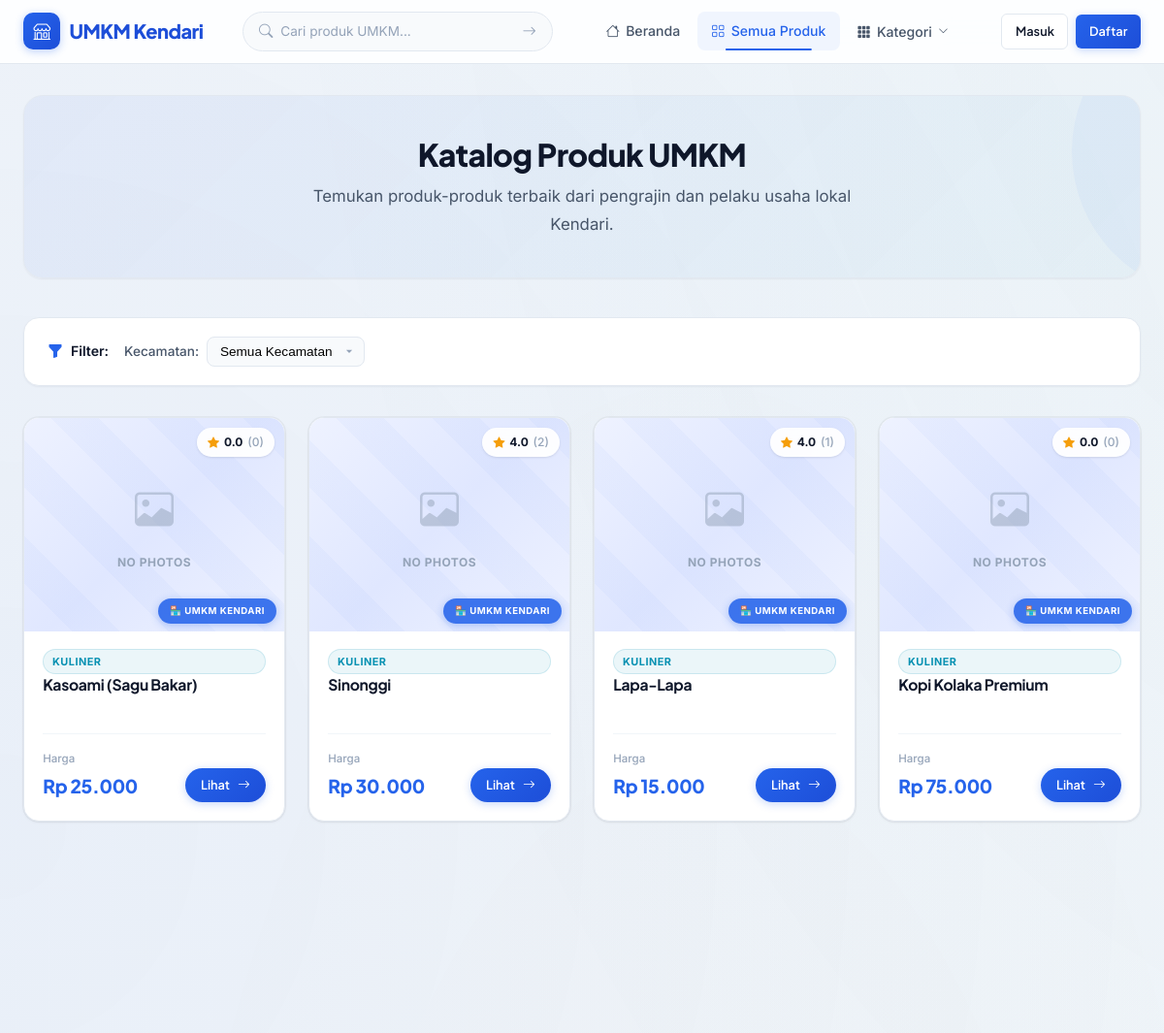
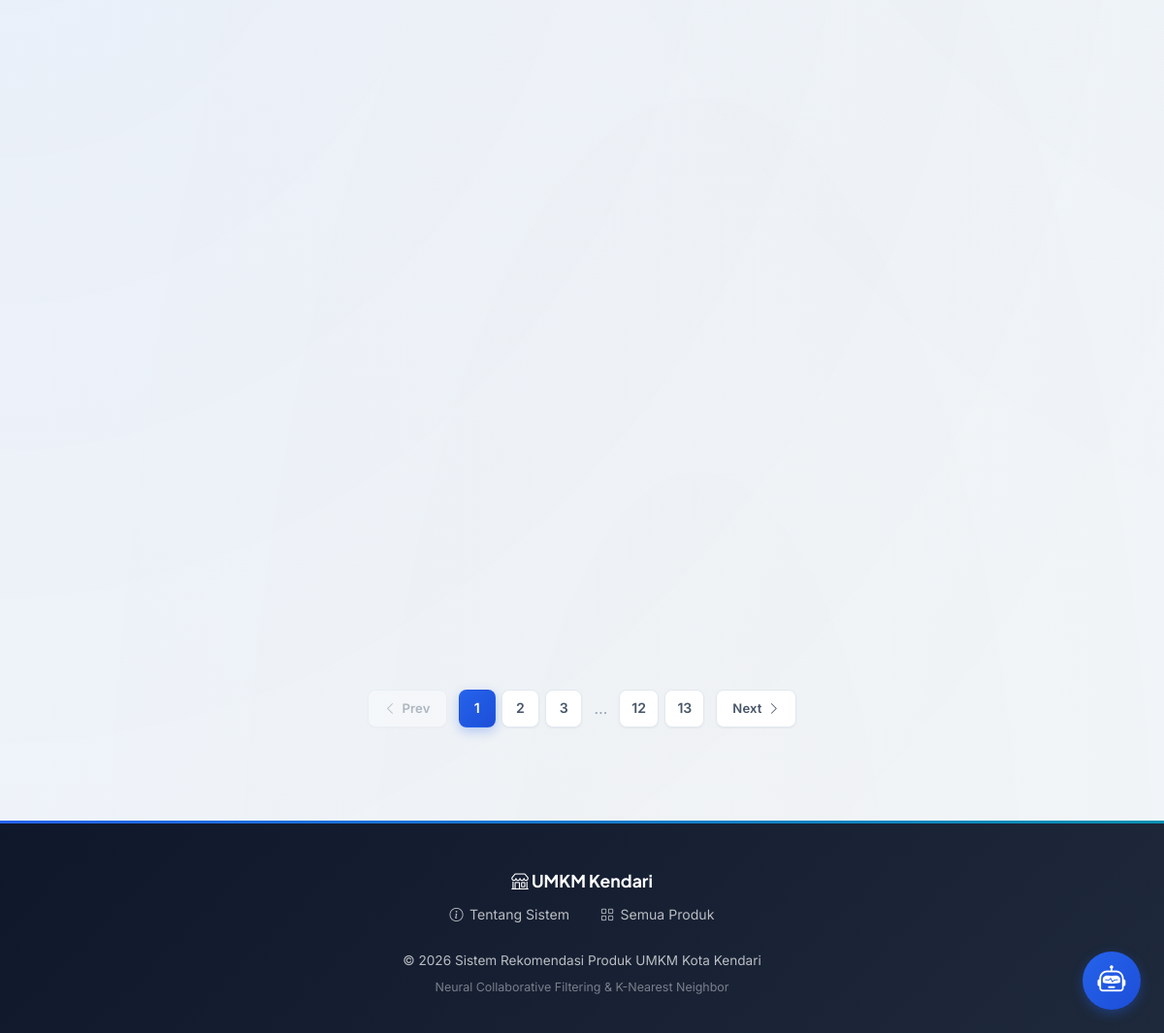
/produk, run on an earlier commit of the app's database (2 pictures, top to bottom).
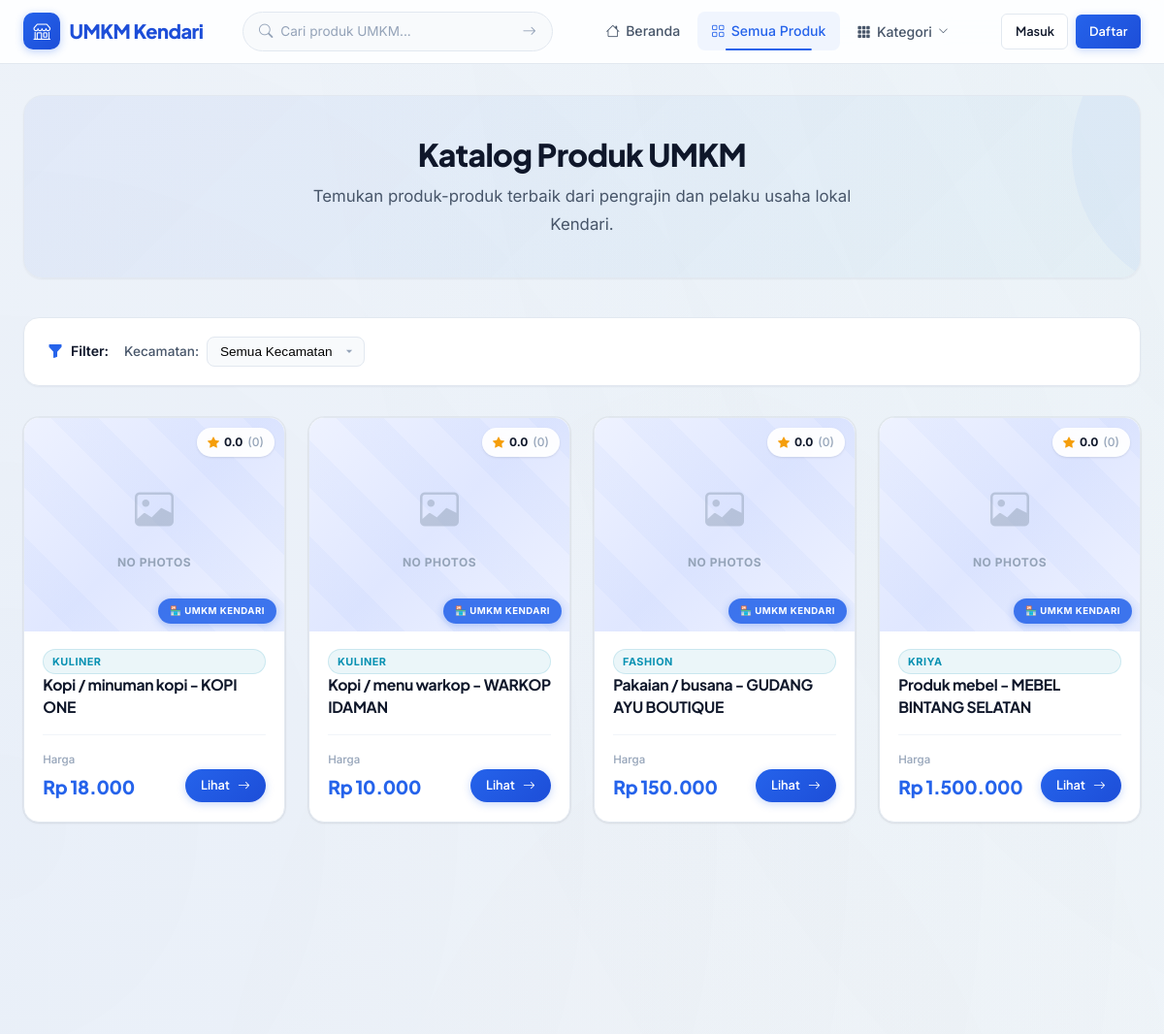
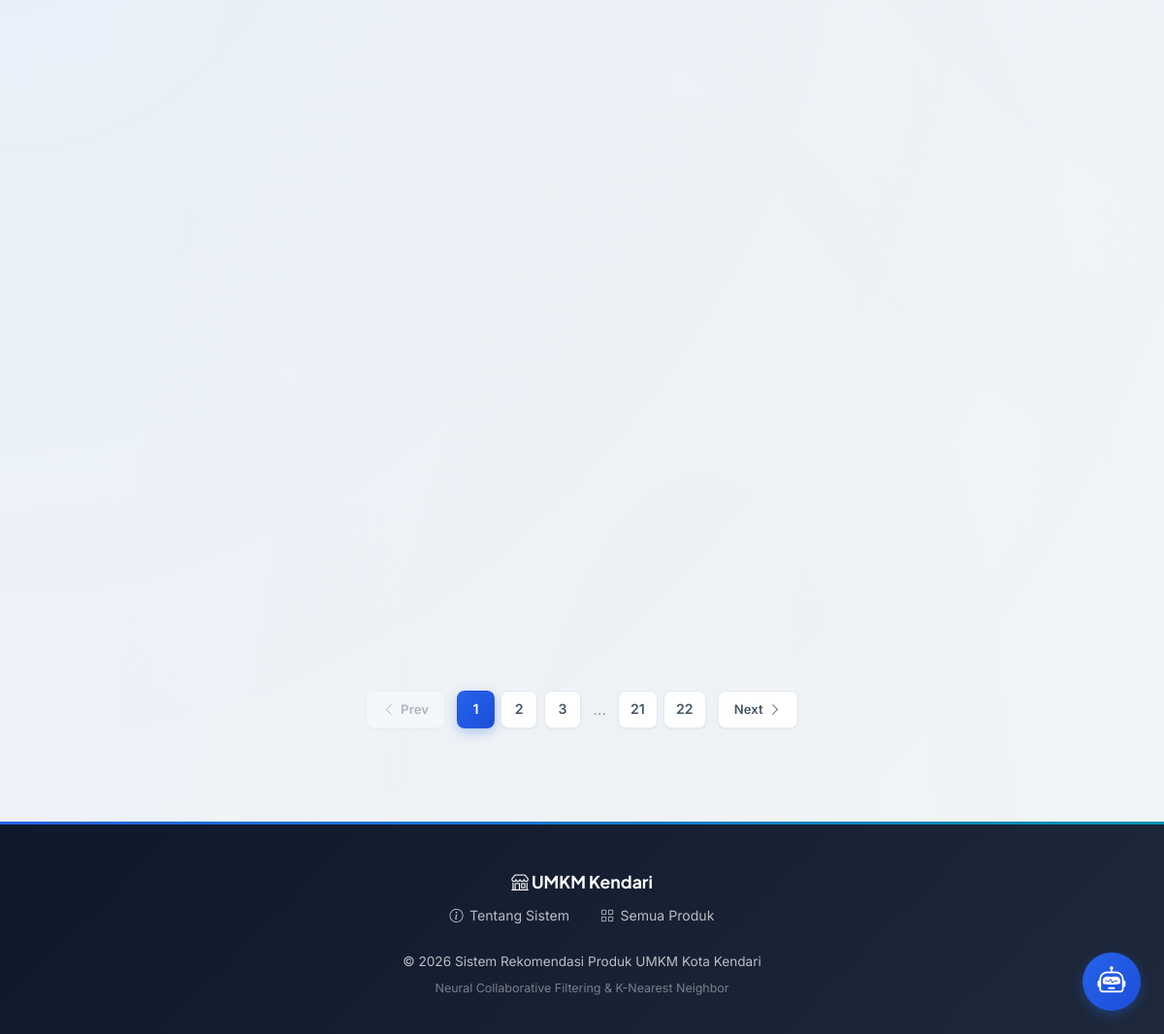
And on a later commit of the database (2 pictures, top to bottom).
### tables this page shows
CREATE TABLE produk (
            id INTEGER PRIMARY KEY AUTOINCREMENT,
            nama TEXT NOT NULL,
            deskripsi TEXT DEFAULT '',
            harga REAL NOT NULL DEFAULT 0,
            stok INTEGER NOT NULL DEFAULT 0,
            gambar TEXT DEFAULT 'default.jpg',
            kategori_id INTEGER,
            seller_id INTEGER NOT NULL,
            created_at TIMESTAMP DEFAULT CURRENT_TIMESTAMP, tersedia INTEGER NOT NULL DEFAULT 1, kecamatan TEXT DEFAULT 'Kendari',
            FOREIGN KEY (kategori_id) REFERENCES kategori(id) ON DELETE SET NULL,
            FOREIGN KEY (seller_id) REFERENCES users(id) ON DELETE CASCADE
        );

### routes/main.py (the view)
@main_bp.route('/produk')
def list_produk():
    kecamatan = request.args.get('kecamatan', '')
    kategori_id = request.args.get('kategori', type=int)
    page = request.args.get('page', 1, type=int)
    per_page = 12
    if kecamatan:
        all_produk = Produk.get_by_kecamatan(kecamatan)
    elif kategori_id:
        all_produk = Produk.get_by_kategori(kategori_id)
    else:
        all_produk = Produk.get_all()
    total = len(all_produk)
    total_pages = max(1, (total + per_page - 1) // per_page)
    page = min(page, total_pages)
    start = (page - 1) * per_page
    produk_list = all_produk[start:start + per_page]
    kategori_list = Kategori.get_all()
    kecamatan_list = Produk.get_kecamatan_list()
    return render_template('produk/list.html',
                           produk_list=produk_list,
                           kategori_list=kategori_list,
                           kecamatan_list=kecamatan_list,
                           selected_kecamatan=kecamatan,
                           page=page,
                           total_pages=total_pages,
                           total=total)

### models/database.py (called while the page is built)
def get_db():
    from flask import g
    if 'db' not in g:
        g.db = sqlite3.connect(DATABASE)
        g.db.row_factory = sqlite3.Row
        g.db.execute("PRAGMA foreign_keys = ON")
    return g.db

### models/kategori.py (called while the page is built)
    @staticmethod
    def get_all():
        db = get_db()
        rows = db.execute('SELECT * FROM kategori ORDER BY nama').fetchall()
        return [Kategori(**dict(row)) for row in rows]

### models/produk.py (called while the page is built)
    @staticmethod
    def _base_query():
        return '''
            SELECT p.*,
                   k.nama as kategori_nama,
                   u.nama_lengkap as seller_nama,
                   u.no_telepon as seller_no_telepon,
                   COALESCE(AVG(r.score), 0) as avg_rating,
                   COUNT(r.id) as total_rating
            FROM produk p
            LEFT JOIN kategori k ON p.kategori_id = k.id
            LEFT JOIN users u ON p.seller_id = u.id
            LEFT JOIN ratings r ON p.id = r.produk_id
        '''

    @staticmethod
    def get_all(limit=None, kecamatan=None):
        db = get_db()
        query = Produk._base_query()
        params = []
        if kecamatan:
            query += ' WHERE p.kecamatan = ?'
            params.append(kecamatan)
        query += ' GROUP BY p.id ORDER BY p.created_at DESC'
        if limit:
            query += f' LIMIT {limit}'
        rows = db.execute(query, params).fetchall()
        return [Produk(**dict(row)) for row in rows]

    @staticmethod
    def get_kecamatan_list():
        db = get_db()
        rows = db.execute('SELECT DISTINCT kecamatan FROM produk ORDER BY kecamatan').fetchall()
        return [row['kecamatan'] for row in rows]

### templates/produk/list.html (shortened to what this page needs)
{% extends "base.html" %}
{% block content %}
<div class="container" style="padding-top: 2rem;">
    <div class="page-hero">
        {% if search_keyword %}
        <div class="page-hero-icon">
            <i class="bi bi-search"></i>
        </div>
        <h1>
            Hasil Pencarian: "<span style="color:var(--primary);">{{ search_keyword }}</span>"
        </h1>
        <p>Ditemukan <strong>{{ total }}</strong> produk UMKM yang sesuai dengan pencarian Anda.</p>
        {% else %}
        <h1>Katalog Produk UMKM</h1>
        <p>Temukan produk-produk terbaik dari pengrajin dan pelaku usaha lokal Kendari.</p>
        {% endif %}
    </div>
    <div class="filter-bar">
        <div style="display: flex; align-items: center; gap: 0.5rem;">
            <i class="bi bi-funnel-fill" style="color: var(--primary);"></i>
            <span style="font-weight: 600; color: var(--text-primary); font-size: 0.88rem;">Filter:</span>
        </div>
        <div style="display: flex; align-items: center; gap: 0.5rem;">
            <label for="kecamatan-select" style="font-size: 0.85rem; color: var(--text-secondary); font-weight: 500;">Kecamatan:</label>
            <select id="kecamatan-select" onchange="filterByKecamatan(this.value)">
                <option value="">Semua Kecamatan</option>
            </select>
        </div>
    </div>
    {% if produk_list %}
    <div class="product-grid">
        {% for produk in produk_list %}
        <div class="product-card" style="display: flex; flex-direction: column; height: 100%;">
            <div class="card-image" style="height: 220px; position: relative;">
                <a href="{{ url_for('main.detail_produk', produk_id=produk.id) }}" class="product-image-wrapper">
                    <div class="no-photo-placeholder" style="display: none; position: absolute; top: 0; left: 0; right: 0; bottom: 0;">
                        <i class="bi bi-image"></i>
                        <span>No Photos</span>
                    </div>
                </a>
                <div class="rating-badge">
                    <i class="bi bi-star-fill"></i> {{ "{:.1f}".format(produk.avg_rating) }} <span style="color: var(--text-muted); font-weight: 500;">({{ produk.total_rating }})</span>
                </div>
            </div>
            <div class="card-body" style="flex: 1; display: flex; flex-direction: column;">
                <div class="card-category">
                    {{ produk.kategori_nama or 'Umum' }}
                </div>
                <h3 class="card-title" style="min-height: 2.8rem; margin-bottom: auto;">
                    <a href="{{ url_for('main.detail_produk', produk_id=produk.id) }}">{{ produk.nama }}</a>
                </h3>
                <div class="card-footer-bar">
                    <div>
                        <div class="card-price-label">Harga</div>
                        <div class="card-price-value">Rp {{ "{:,.0f}".format(produk.harga).replace(',', '.') }}</div>
                    </div>
                    <a href="{{ url_for('main.detail_produk', produk_id=produk.id) }}" class="btn btn-primary btn-sm" style="border-radius: var(--radius-full); padding: 0.4rem 1rem;">
                        Lihat <i class="bi bi-arrow-right"></i>
                    </a>
                </div>
            </div>
        </div>
        {% endfor %}
    </div>
    {% if total_pages is defined and total_pages > 1 %}
    {% set qs_parts = [] %}
    {% if search_keyword %}{% set _ = qs_parts.append('q=' ~ search_keyword) %}{% endif %}
    {% if request.args.get('kategori') %}{% set _ = qs_parts.append('kategori=' ~ request.args.get('kategori')) %}{% endif %}
    {% if request.args.get('kecamatan') %}{% set _ = qs_parts.append('kecamatan=' ~ request.args.get('kecamatan')) %}{% endif %}
    {% set base_qs = qs_parts | join('&') %}
    {% set sep = '&' if base_qs else '' %}
    <div class="pagination-wrapper">
        {% if page > 1 %}
        <a href="?{{ base_qs }}{{ sep }}page={{ page - 1 }}" class="page-btn page-btn-nav">
            <i class="bi bi-chevron-left"></i> Prev
        </a>
        {% else %}
        <span class="page-btn page-btn-nav disabled"><i class="bi bi-chevron-left"></i> Prev</span>
        {% endif %}
        <div class="page-numbers">
            {% for p in range(1, total_pages + 1) %}
                {% if p == page %}
                <span class="page-btn active">{{ p }}</span>
                {% elif p <= 2 or p > total_pages - 2 or (p >= page - 2 and p <= page + 2) %}
                <a href="?{{ base_qs }}{{ sep }}page={{ p }}" class="page-btn">{{ p }}</a>
                {% elif p == 3 or p == total_pages - 2 %}
                <span class="page-ellipsis">…</span>
                {% endif %}
            {% endfor %}
        </div>
        {% if page < total_pages %}
        <a href="?{{ base_qs }}{{ sep }}page={{ page + 1 }}" class="page-btn page-btn-nav">
            Next <i class="bi bi-chevron-right"></i>
        </a>
        {% else %}
        <span class="page-btn page-btn-nav disabled">Next <i class="bi bi-chevron-right"></i></span>
        {% endif %}
    </div>
    {% endif %}
    {% endif %}
</div>
{% endblock %}

### templates/base.html (shortened to what this page needs)
<!DOCTYPE html>
<html lang="id">
<head>
    <link rel="stylesheet" href="{{ url_for('static', filename='css/style.css') }}">
    <link rel="stylesheet" href="https://cdn.jsdelivr.net/npm/bootstrap-icons@1.11.3/font/bootstrap-icons.min.css">
    <link rel="stylesheet" href="https://cdn.jsdelivr.net/npm/sweetalert2@11/dist/sweetalert2.min.css">
</head>
<body>
    <nav class="navbar" id="mainNav">
        <div class="container">
            <a href="{{ url_for('main.index') }}" class="navbar-brand">
                <span class="brand-icon"><i class="bi bi-shop"></i></span>
                UMKM Kendari
            </a>
            <form action="{{ url_for('main.search') }}" method="GET" class="nav-search">
                <i class="bi bi-search"></i>
                <input type="text" name="q" placeholder="Cari produk UMKM..." value="{{ request.args.get('q', '') }}">
                <button type="submit"><i class="bi bi-arrow-right"></i></button>
            </form>
            <ul class="navbar-nav">
                <li><a href="{{ url_for('main.index') }}" class="nav-link {% if request.endpoint == 'main.index' %}active{% endif %}"><i class="bi bi-house"></i> Beranda</a></li>
                <li><a href="{{ url_for('main.list_produk') }}" class="nav-link {% if request.endpoint == 'main.list_produk' and not request.args.get('kategori') %}active{% endif %}"><i class="bi bi-grid"></i> Semua Produk</a></li>
                {% if kategori_list %}
                <li class="nav-dropdown">
                    <button class="nav-link nav-dropdown-toggle" id="kategoriDropdownBtn" aria-expanded="false">
                        <i class="bi bi-grid-3x3-gap-fill"></i> Kategori
                        <i class="bi bi-chevron-down nav-dropdown-chevron"></i>
                    </button>
                </li>
                {% endif %}
            </ul>
            <div class="nav-auth">
                {% if current_user.is_authenticated %}
                    {% if current_user.role == 'admin' %}
                        <a href="{{ url_for('admin.dashboard') }}" class="btn btn-sm btn-secondary"><i class="bi bi-gear"></i> Admin</a>
                    {% elif current_user.role == 'seller' %}
                        <a href="{{ url_for('seller.dashboard') }}" class="btn btn-sm btn-secondary"><i class="bi bi-box"></i> Toko Saya</a>
                    {% else %}
                    {% endif %}
                    <a href="{{ url_for('main.profil') }}" class="btn btn-sm btn-secondary"><i class="bi bi-person"></i> {{ current_user.username }}</a>
                    <a href="{{ url_for('auth.logout') }}" class="btn btn-sm btn-danger"><i class="bi bi-box-arrow-right"></i></a>
                {% else %}
                    <a href="{{ url_for('auth.login') }}" class="btn btn-sm btn-secondary">Masuk</a>
                    <a href="{{ url_for('auth.register') }}" class="btn btn-sm btn-primary">Daftar</a>
                {% endif %}
            </div>
        </div>
    </nav>
    <main>
        {% block content %}{% endblock %}
    </main>
    <footer class="footer">
        <div class="container">
            <div class="footer-brand">
                <i class="bi bi-shop"></i> UMKM Kendari
            </div>
            <div class="footer-links">
                <a href="{{ url_for('main.tentang') }}"><i class="bi bi-info-circle"></i> Tentang Sistem</a>
                <a href="{{ url_for('main.list_produk') }}"><i class="bi bi-grid"></i> Semua Produk</a>
            </div>
            <p>&copy; 2026 Sistem Rekomendasi Produk UMKM Kota Kendari</p>
            <p style="margin-top: 0.3rem; font-size: 0.78rem; opacity: 0.6;">Neural Collaborative Filtering & K-Nearest Neighbor</p>
        </div>
    </footer>
    {% include "partials/chatbot_widget.html" %}
</body>
</html>

### templates/partials/chatbot_widget.html (shortened to what this page needs)
<div class="chatbot-widget-container">
    <button class="chatbot-fab" id="chatbotFab" title="Buka Chat Asisten">
        <i class="bi bi-robot"></i>
    </button>
</div>

### templates/partials/chatbot_widget.html (style rules this page uses)
.chatbot-widget-container { position: fixed; bottom: 24px; right: 24px; z-index: 9999; }
.chatbot-fab { width: 60px; height: 60px; border-radius: 50%; background: linear-gradient(135deg, var(--primary), var(--primary-dark)); color: white; border: none; box-shadow: 0 4px 12px rgba(37,99,235,0.35); font-size: 1.8rem; cursor: pointer; transition: transform 0.3s cubic-bezier(0.175, 0.885, 0.32, 1.275), box-shadow 0.3s ease; display: flex; align-items: center; justify-content: center; }

What changed in the data, as far as the page shows it:
no longer on this page (row unchanged): produk: avg_rating "0.0", total_rating "0", kategori_nama "KULINER", nama "Kasoami (Sagu Bakar)", harga "25.000"
no longer on this page (row unchanged): produk: avg_rating "4.0", total_rating "2", kategori_nama "KULINER", nama "Sinonggi", harga "30.000"
no longer on this page (row unchanged): produk: avg_rating "4.0", total_rating "1", kategori_nama "KULINER", nama "Lapa-Lapa", harga "15.000"
no longer on this page (row unchanged): produk: avg_rating "0.0", total_rating "0", kategori_nama "KULINER", nama "Kopi Kolaka Premium", harga "75.000"
added produk: avg_rating "0.0", total_rating "0", kategori_nama "KULINER", nama "Kopi / minuman kopi - KOPI ONE", harga "18.000"
added produk: avg_rating "0.0", total_rating "0", kategori_nama "KULINER", nama "Kopi / menu warkop - WARKOP IDAMAN", harga "10.000"
added produk: avg_rating "0.0", total_rating "0", kategori_nama "FASHION", nama "Pakaian / busana - GUDANG AYU BOUTIQUE", harga "150.000"
added produk: avg_rating "0.0", total_rating "0", kategori_nama "KRIYA", nama "Produk mebel - MEBEL BINTANG SELATAN", harga "1.500.000"
Also different on the page:
new list line: "21"
new list line: "22"
list line gone: "12"
list line gone: "13"
